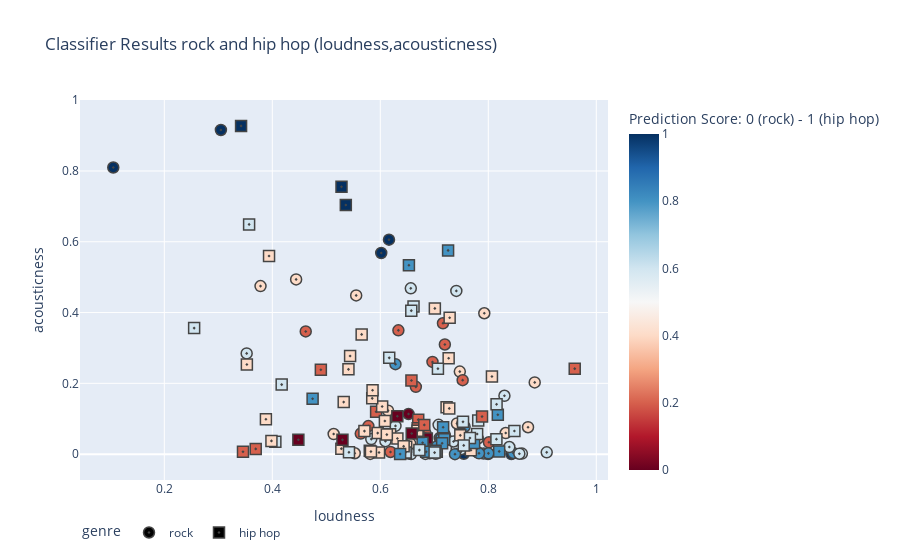

The cell this chart's notebook holds for it:
### Code cell
def create_data_genre(selected_genres, features):
    #Takes in feature to graph
    output = pd.DataFrame()
    line_copy = top_songs.copy()
    main_genres_options = ['r&b', 'hip hop', 'country', 'rock', 'metal', 'edm', 'indie', 'pop']

    for genre in main_genres_options:
        #make line plot data
        indices = [x for x in line_copy['artist_genre'].index if genre in line_copy['artist_genre'][x]]

        df = line_copy.loc[indices]
        #df = df.groupby('year').mean().reset_index()
        df['genre'] = genre
        output = pd.concat([output, df])
        
        
    # fig = px.line(output, x='year', y=genre_feature, color = 'subgenre')
    
    # fig.update_layout({
    # 'plot_bgcolor': ' #212121',
    # 'paper_bgcolor': ' #212121',
    # 'font_color': 'white',
    # })

    # fig.update_xaxes(showgrid=True, gridwidth=1, gridcolor='darkgray')
    # fig.update_yaxes(showgrid=True, gridwidth=1, gridcolor='darkgray')
    output = output.loc[(output['genre'] == selected_genres[0]) | (output['genre'] == selected_genres[1])].reset_index(drop=True)
    output = output.iloc[output['songs_id'].drop_duplicates().index]
    columns = ['genre', 'songs_id', 'songs_name', 'artist_name', 'year'] + features

    return output[columns]

    main_genres_options = ['r&b', 'hip hop', 'country', 'rock', 'metal', 'edm', 'indie', 'pop']
songs = create_data_genre(['rock', 'hip hop'], ['loudness', 'acousticness'])

def knn(df):
    X = df.iloc[:,-2:] #Get the two selected features

    #Scale the quantitative variables to be between 0 and 1
    scaler = MinMaxScaler()
    X = pd.DataFrame(scaler.fit_transform(X), columns=X.columns)

    y = df['genre'] #Label is the genre

    #Split into train/test (80/20)
    X_train, X_test, y_train, y_test = train_test_split(X, y.astype(str), test_size=0.20, random_state=0)

    # Fit the model on training data, predict on test data
    clf = KNeighborsClassifier()
    clf.fit(X_train, y_train)
    y_score = clf.predict_proba(X_test)[:, 1]

    cols = X_test.columns
    y_cols = y_test.unique()
    fig = px.scatter(
        X_test, x=cols[0], y=cols[1],
        color=y_score, color_continuous_scale='RdBu',
        symbol=y_test, symbol_map={y_cols[0]: 'circle-dot', y_cols[1]: 'square-dot'},
        labels={'symbol': 'genre', 'color': 'Prediction Score: 0 ({0}) - 1 ({1})'.format(y_cols[0], y_cols[1])},
        title='Classifier Results {0} and {1} ({2},{3})'.format(y_cols[0], y_cols[1], cols[0], cols[1])
    )
    fig.update_traces(marker_size=11, marker_line_width=1.5)
    fig.update_layout(legend_orientation='h')
    return fig

plt = knn(songs)

plt

### Figure 1 — Plotly figure (JSON) as saved in the notebook; plotly's stock layout.template omitted (floating-point values rounded to 4 significant figures)
{"data": [{"hovertemplate": "genre=rock<br>loudness=%{x}<br>acousticness=%{y}<br>Prediction Score: 0 (rock) - 1 (hip hop)=%{marker.color}<extra></extra>", "legendgroup": "rock", "marker": {"color": [0.8, 0.2, 0.6, 0.4, 0.6, 0.8, 0.2, 0.8, 1, 0.4, 0.4, 1, 0.6, 0.4, 0.6, 0.4, 0.4, 0.2, 0.2, 0.2, 0.6, 0.6, 0, 0.6, 0.2, 0.6, 1, 0.4, 0.8, 1, 0.8, 1, 0.2, 0.8, 0.2, 0.8, 0.6, 0.4, 0.8, 0.8, 0.2, 0.8, 0.8, 0.6, 0.4, 0.2, 0.4, 0.2, 0.6, 0.2, 0.4, 0.8, 0.6, 0.6, 0.4, 0.6, 0.8, 0.8, 0.6, 0.4, 0.6, 0.8, 0.2, 0.6, 0.6, 0.6, 0.4, 0.6, 1, 0.6, 0.4, 0.8], "coloraxis": "coloraxis", "line": {"width": 1.5}, "size": 11, "symbol": "circle-dot"}, "mode": "markers", "name": "rock", "orientation": "v", "showlegend": true, "type": "scatter", "x": [0.7561, 0.6335, 0.9082, 0.7926, 0.7026, 0.6281, 0.7195, 0.7237, 0.7547, 0.6555, 0.5527, 0.1055, 0.7795, 0.7473, 0.7501, 0.886, 0.742, 0.6658, 0.7525, 0.7161, 0.3525, 0.7416, 0.6523, 0.6915, 0.686, 0.6565, 0.8427, 0.5136, 0.71, 0.6017, 0.6824, 0.6161, 0.4619, 0.7129, 0.6967, 0.8463, 0.5833, 0.8736, 0.7996, 0.7913, 0.5779, 0.7193, 0.7383, 0.6835, 0.6144, 0.6189, 0.4441, 0.8012, 0.8299, 0.5638, 0.8323, 0.8002, 0.6281, 0.7356, 0.7806, 0.7408, 0.7828, 0.7719, 0.8623, 0.5813, 0.7522, 0.7046, 0.684, 0.708, 0.657, 0.6095, 0.3782, 0.8389, 0.3048, 0.8575, 0.5553, 0.6913], "xaxis": "x", "y": [0.0774, 0.3498, 0.005074, 0.3981, 0.0009158, 0.2542, 0.3099, 0.04021, 0.001104, 0.02971, 0.00249, 0.8099, 0.005904, 0.2332, 0.01385, 0.2027, 0.08664, 0.1901, 0.209, 0.3697, 0.2846, 0.01437, 0.1134, 0.002144, 0.03895, 0.4685, 0.0001395, 0.05681, 0.04588, 0.5683, 0.008352, 0.6061, 0.3466, 0.04483, 0.2605, 0.003299, 0.04242, 0.07603, 0.0001132, 0.00145, 0.07929, 0.05471, 0, 0.0004914, 0.1229, 0.006114, 0.4937, 0.03349, 0.1649, 0.05807, 0.05964, 0.002133, 0.07971, 0.0358, 0.0442, 0.4611, 0.00227, 0.02509, 0.001482, 0.0006899, 0.08727, 0.02162, 0.05807, 0.08275, 0.0001605, 0.03664, 0.4748, 0.02004, 0.916, 0.001104, 0.4485, 0.005778], "yaxis": "y"}, {"hovertemplate": "genre=hip hop<br>loudness=%{x}<br>acousticness=%{y}<br>Prediction Score: 0 (rock) - 1 (hip hop)=%{marker.color}<extra></extra>", "legendgroup": "hip hop", "marker": {"color": [0.4, 0.4, 0.4, 0.4, 0.4, 0.4, 0.2, 0.6, 0.6, 0.2, 0.6, 0.4, 0.6, 0.6, 0.4, 0.4, 0.2, 0.2, 0.6, 0.4, 0.4, 0.8, 0, 0.2, 0.6, 0.4, 0.6, 0, 0.8, 0.4, 0.8, 0.4, 0.4, 0.4, 0.2, 0.8, 0.8, 0.8, 0.4, 1, 1, 0.6, 0.4, 0.6, 0.4, 0.8, 0.6, 0.4, 0.6, 0.2, 0.4, 0.4, 0.2, 0.8, 1, 0.4, 0.4, 0.8, 0.6, 0.6, 0.6, 0.4, 0.6, 0.8, 0.2, 0.4, 0.4, 0.6, 0.8, 0.6, 0.6, 0.4, 0.4, 0.6, 0.6, 0.6, 0.2, 0.4, 0.8, 0.4, 0, 0.8, 0, 0.4, 0, 0.4, 0.6], "coloraxis": "coloraxis", "line": {"width": 1.5}, "size": 11, "symbol": "square-dot"}, "mode": "markers", "name": "hip hop", "orientation": "v", "showlegend": true, "type": "scatter", "x": [0.5279, 0.7284, 0.6182, 0.8068, 0.3529, 0.6317, 0.6703, 0.6474, 0.6615, 0.5922, 0.7023, 0.5706, 0.7047, 0.8151, 0.7481, 0.648, 0.3693, 0.4899, 0.6468, 0.6432, 0.701, 0.8176, 0.4483, 0.6692, 0.7532, 0.5805, 0.4057, 0.6862, 0.4747, 0.7677, 0.7184, 0.6034, 0.6085, 0.5441, 0.3457, 0.6783, 0.685, 0.7737, 0.5952, 0.3422, 0.5362, 0.6574, 0.5851, 0.6724, 0.6706, 0.7145, 0.6166, 0.7227, 0.542, 0.9601, 0.3984, 0.6689, 0.6815, 0.8202, 0.5282, 0.5857, 0.5322, 0.7164, 0.7813, 0.4174, 0.7793, 0.5977, 0.2553, 0.653, 0.7885, 0.7277, 0.5827, 0.8154, 0.7024, 0.7005, 0.766, 0.7266, 0.3882, 0.7545, 0.7067, 0.8483, 0.6577, 0.541, 0.7255, 0.394, 0.6582, 0.6367, 0.5299, 0.5655, 0.6315, 0.6121, 0.3571], "xaxis": "x", "y": [0.01542, 0.3855, 0.05607, 0.2195, 0.2531, 0.0442, 0.09746, 0.002238, 0.417, 0.1197, 0.006682, 0.065, 0.006976, 0.04231, 0.05303, 0.02088, 0.01469, 0.2384, 0.00457, 0.02193, 0.4118, 0.1113, 0.04063, 0.0732, 0.09126, 0.009434, 0.03485, 0.0442, 0.1565, 0.01122, 0.04221, 0.1344, 0.09357, 0.2773, 0.006808, 0.03202, 0.006451, 0.0317, 0.05943, 0.9275, 0.7038, 0.4055, 0.1575, 0.01143, 0.06269, 0.03076, 0.272, 0.1323, 0.005032, 0.2416, 0.03727, 0.06574, 0.08265, 0.007606, 0.7552, 0.1807, 0.147, 0.07603, 0.09494, 0.1964, 0.05702, 0.004497, 0.3561, 0.5336, 0.1061, 0.1292, 0.007217, 0.1407, 0.009591, 0.004318, 0.04567, 0.271, 0.09862, 0.02467, 0.2416, 0.06532, 0.208, 0.2395, 0.5756, 0.5599, 0.05838, 0.0001658, 0.04032, 0.3382, 0.1071, 0.05513, 0.6492], "yaxis": "y"}], "layout": {"coloraxis": {"colorbar": {"title": {"text": "Prediction Score: 0 (rock) - 1 (hip hop)"}}, "colorscale": [[0, "rgb(103,0,31)"], [0.1, "rgb(178,24,43)"], [0.2, "rgb(214,96,77)"], [0.3, "rgb(244,165,130)"], [0.4, "rgb(253,219,199)"], [0.5, "rgb(247,247,247)"], [0.6, "rgb(209,229,240)"], [0.7, "rgb(146,197,222)"], [0.8, "rgb(67,147,195)"], [0.9, "rgb(33,102,172)"], [1, "rgb(5,48,97)"]]}, "legend": {"orientation": "h", "title": {"text": "genre"}, "tracegroupgap": 0}, "title": {"text": "Classifier Results rock and hip hop (loudness,acousticness)"}, "xaxis": {"anchor": "y", "domain": [0, 1], "title": {"text": "loudness"}}, "yaxis": {"anchor": "x", "domain": [0, 1], "title": {"text": "acousticness"}}}}
